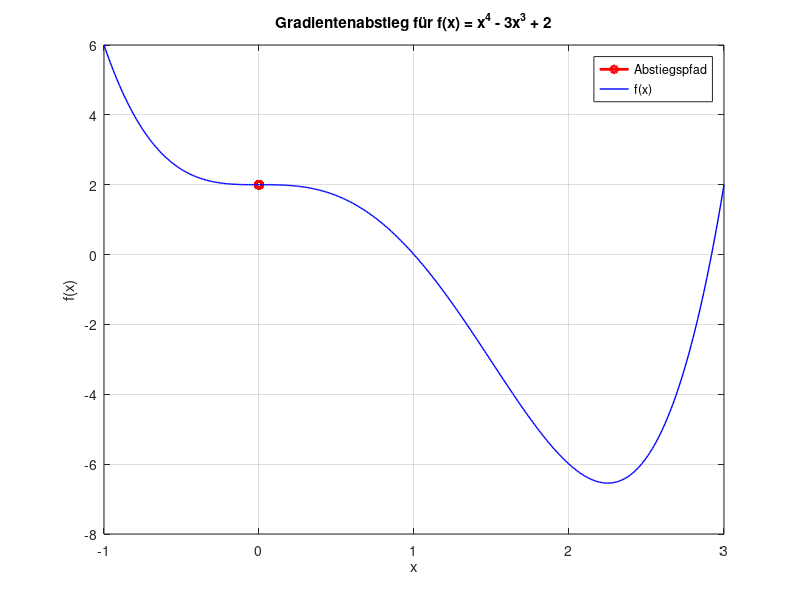

Write the MATLAB code that produced this figure.
% Definieren der Funktion und ihrer Ableitung
f = @(x) x.^4 - 3*x.^3 + 2;
f_prime = @(x) 4*x.^3 - 9*x.^2;

% Initialisierung
x = 0;
learning_rate = 0.01;
num_iterations = 100;

% Arrays zum Speichern der Werte
x_history = zeros(1, num_iterations + 1);
f_history = zeros(1, num_iterations + 1);
x_history(1) = x;
f_history(1) = f(x);

% Gradientenabstieg
for i = 1:num_iterations
    x = x - learning_rate * f_prime(x);
    x_history(i + 1) = x;
    f_history(i + 1) = f(x);
end

% Plotten der Funktion und des Abstiegsverlaufs
figure;
plot(x_history, f_history, 'ro-', 'LineWidth', 2, 'MarkerSize', 5);
hold on;
x_plot = linspace(-1, 3, 400);
y_plot = f(x_plot);
plot(x_plot, y_plot, 'b-', 'LineWidth', 1);
hold off;
grid on;
xlabel('x');
ylabel('f(x)');
title('Gradientenabstieg für f(x) = x^4 - 3x^3 + 2');
legend('Abstiegspfad', 'f(x)', 'Location', 'northeast');
pause;
